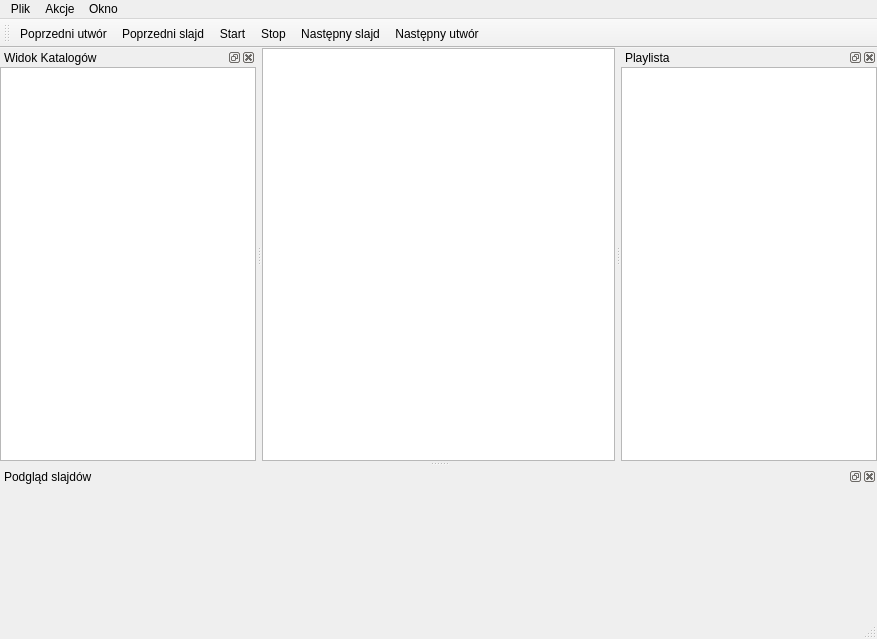
<?xml version="1.0" encoding="UTF-8"?>
<ui version="4.0">
 <class>main_window</class>
 <widget class="QMainWindow" name="main_window">
  <property name="geometry">
   <rect>
    <x>0</x>
    <y>0</y>
    <width>877</width>
    <height>639</height>
   </rect>
  </property>
  <property name="windowTitle">
   <string>Slides</string>
  </property>
  <property name="dockOptions">
   <set>QMainWindow::AnimatedDocks</set>
  </property>
  <widget class="QWidget" name="centralwidget">
   <layout class="QGridLayout" name="gridLayout_3">
    <property name="leftMargin">
     <number>0</number>
    </property>
    <property name="topMargin">
     <number>0</number>
    </property>
    <property name="rightMargin">
     <number>0</number>
    </property>
    <property name="bottomMargin">
     <number>0</number>
    </property>
    <item row="0" column="0">
     <widget class="QPlainTextEdit" name="plainTextEdit">
      <property name="lineWrapMode">
       <enum>QPlainTextEdit::NoWrap</enum>
      </property>
     </widget>
    </item>
   </layout>
  </widget>
  <widget class="QMenuBar" name="menubar">
   <property name="geometry">
    <rect>
     <x>0</x>
     <y>0</y>
     <width>877</width>
     <height>21</height>
    </rect>
   </property>
   <widget class="QMenu" name="menuFile">
    <property name="title">
     <string>Plik</string>
    </property>
    <addaction name="action_open"/>
   </widget>
   <widget class="QMenu" name="menuActions">
    <property name="title">
     <string>Akcje</string>
    </property>
    <addaction name="action_run"/>
    <addaction name="action_stop"/>
    <addaction name="action_prev_slide"/>
    <addaction name="action_next_slide"/>
    <addaction name="action_next_song"/>
    <addaction name="action_prev_song"/>
   </widget>
   <widget class="QMenu" name="menuOkno">
    <property name="title">
     <string>Okno</string>
    </property>
    <addaction name="action_preview"/>
    <addaction name="action_dir"/>
    <addaction name="action_playlist"/>
   </widget>
   <addaction name="menuFile"/>
   <addaction name="menuActions"/>
   <addaction name="menuOkno"/>
  </widget>
  <widget class="QStatusBar" name="statusbar"/>
  <widget class="QDockWidget" name="playlist_dock">
   <property name="minimumSize">
    <size>
     <width>200</width>
     <height>95</height>
    </size>
   </property>
   <property name="accessibleName">
    <string>Podgląd</string>
   </property>
   <property name="windowTitle">
    <string>Playlista</string>
   </property>
   <attribute name="dockWidgetArea">
    <number>2</number>
   </attribute>
   <widget class="QWidget" name="dockWidgetContents">
    <layout class="QGridLayout" name="gridLayout">
     <property name="leftMargin">
      <number>0</number>
     </property>
     <property name="topMargin">
      <number>0</number>
     </property>
     <property name="rightMargin">
      <number>0</number>
     </property>
     <property name="bottomMargin">
      <number>0</number>
     </property>
     <item row="0" column="0">
      <widget class="QListView" name="listView"/>
     </item>
    </layout>
   </widget>
  </widget>
  <widget class="QDockWidget" name="dir_dock">
   <property name="minimumSize">
    <size>
     <width>200</width>
     <height>93</height>
    </size>
   </property>
   <property name="windowTitle">
    <string>Widok Katalogów</string>
   </property>
   <attribute name="dockWidgetArea">
    <number>1</number>
   </attribute>
   <widget class="QWidget" name="dockWidgetContents_2">
    <layout class="QGridLayout" name="gridLayout_2">
     <property name="leftMargin">
      <number>0</number>
     </property>
     <property name="topMargin">
      <number>0</number>
     </property>
     <property name="rightMargin">
      <number>0</number>
     </property>
     <property name="bottomMargin">
      <number>0</number>
     </property>
     <item row="0" column="0">
      <widget class="QTreeView" name="directory_view">
       <property name="animated">
        <bool>true</bool>
       </property>
       <property name="headerHidden">
        <bool>true</bool>
       </property>
      </widget>
     </item>
    </layout>
   </widget>
  </widget>
  <widget class="QToolBar" name="tool_bar">
   <property name="minimumSize">
    <size>
     <width>0</width>
     <height>0</height>
    </size>
   </property>
   <property name="windowTitle">
    <string>narzędzia</string>
   </property>
   <property name="toolButtonStyle">
    <enum>Qt::ToolButtonIconOnly</enum>
   </property>
   <attribute name="toolBarArea">
    <enum>TopToolBarArea</enum>
   </attribute>
   <attribute name="toolBarBreak">
    <bool>false</bool>
   </attribute>
   <addaction name="action_prev_song"/>
   <addaction name="action_prev_slide"/>
   <addaction name="action_run"/>
   <addaction name="action_stop"/>
   <addaction name="action_next_slide"/>
   <addaction name="action_next_song"/>
  </widget>
  <widget class="QDockWidget" name="preview_dock">
   <property name="minimumSize">
    <size>
     <width>80</width>
     <height>150</height>
    </size>
   </property>
   <property name="windowTitle">
    <string>Podgląd slajdów</string>
   </property>
   <attribute name="dockWidgetArea">
    <number>8</number>
   </attribute>
   <widget class="QWidget" name="dockWidgetContents_3"/>
  </widget>
  <action name="action_open">
   <property name="text">
    <string>Otwórz</string>
   </property>
  </action>
  <action name="action_run">
   <property name="icon">
    <iconset resource="resources.qrc">
     <normaloff>:/images/images/start.png</normaloff>:/images/images/start.png</iconset>
   </property>
   <property name="text">
    <string>Start</string>
   </property>
  </action>
  <action name="action_stop">
   <property name="icon">
    <iconset resource="resources.qrc">
     <normaloff>:/images/images/stop.png</normaloff>:/images/images/stop.png</iconset>
   </property>
   <property name="text">
    <string>Stop</string>
   </property>
  </action>
  <action name="action_next_slide">
   <property name="icon">
    <iconset resource="resources.qrc">
     <normaloff>:/images/images/next.png</normaloff>:/images/images/next.png</iconset>
   </property>
   <property name="text">
    <string>Następny slajd</string>
   </property>
  </action>
  <action name="action_prev_slide">
   <property name="icon">
    <iconset resource="resources.qrc">
     <normaloff>:/images/images/prev.png</normaloff>:/images/images/prev.png</iconset>
   </property>
   <property name="text">
    <string>Poprzedni slajd</string>
   </property>
  </action>
  <action name="action_next_song">
   <property name="icon">
    <iconset resource="resources.qrc">
     <normaloff>:/images/images/next_song.png</normaloff>:/images/images/next_song.png</iconset>
   </property>
   <property name="text">
    <string>Następny utwór</string>
   </property>
  </action>
  <action name="action_prev_song">
   <property name="icon">
    <iconset resource="resources.qrc">
     <normaloff>:/images/images/prev_song.png</normaloff>:/images/images/prev_song.png</iconset>
   </property>
   <property name="text">
    <string>Poprzedni utwór</string>
   </property>
  </action>
  <action name="action_preview">
   <property name="checkable">
    <bool>true</bool>
   </property>
   <property name="text">
    <string>Podgląd slajdów</string>
   </property>
  </action>
  <action name="action_dir">
   <property name="checkable">
    <bool>true</bool>
   </property>
   <property name="text">
    <string>Widok katalogów</string>
   </property>
  </action>
  <action name="action_playlist">
   <property name="checkable">
    <bool>true</bool>
   </property>
   <property name="text">
    <string>Playlista</string>
   </property>
  </action>
 </widget>
 <resources>
  <include location="resources.qrc"/>
 </resources>
 <connections/>
</ui>
